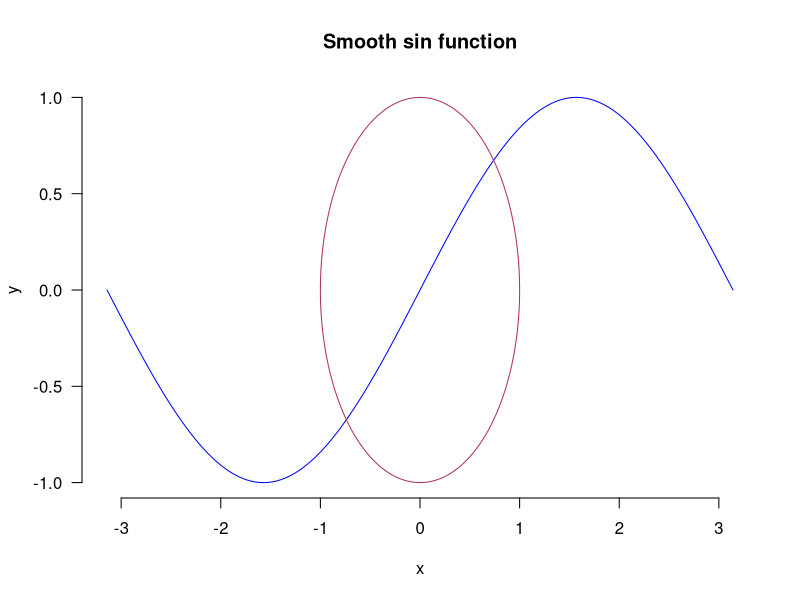
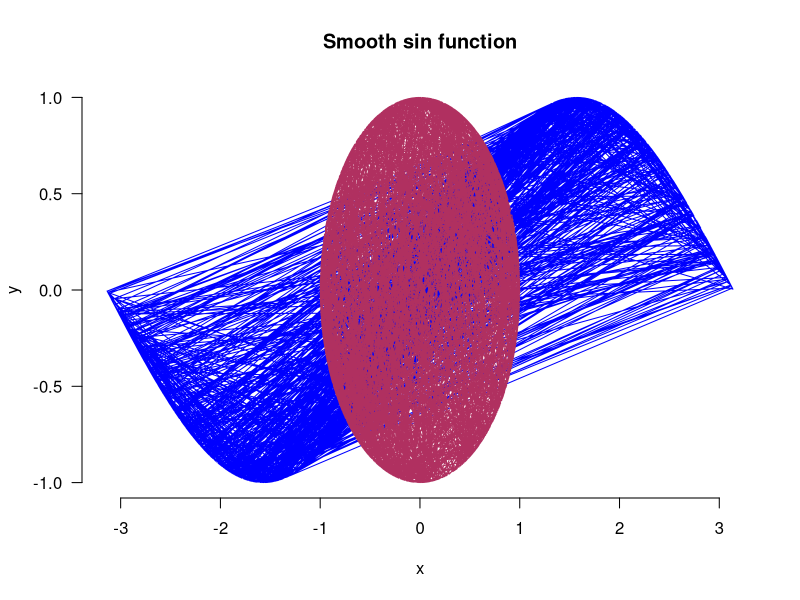

Generate these figures, in order, with R:
# Ndivhuwo Nyase
# Prac 4

x <- seq(-pi, pi, length = 1000)
y <- sin(x) # sin(x) for each x value
c <- cos(x)
plot(y ~ x, type = 'l',main = 'Smooth sin function'
     , col = 'blue', axes = F, xlab = "x", cex.axis = 1.5)
lines(y~ c, type = "l", col ="maroon", cex.lab = 1.5)
axis(side = 1, las = 1)
axis(side = 2, las = 1) 


x <- runif(n= 1000,min=-pi,max=pi)
y <- sin(x) # sin(x) for each x value
c <- cos(x)
plot(y ~ x, type = 'l',main = 'Smooth sin function'
     , col = 'blue', axes = F, xlab = "x", cex.axis = 1.5)
lines(y~ c, type = "l", col ="maroon", cex.lab = 1.5)
axis(side = 1, las = 1)
axis(side = 2, las = 1)

?rnorm